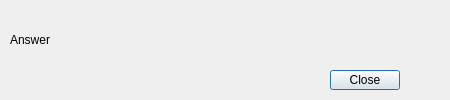
<?xml version="1.0" encoding="UTF-8"?>
<ui version="4.0">
 <class>Dialog</class>
 <widget class="QDialog" name="Dialog">
  <property name="geometry">
   <rect>
    <x>0</x>
    <y>0</y>
    <width>450</width>
    <height>100</height>
   </rect>
  </property>
  <property name="windowTitle">
   <string>EQda :: Devices</string>
  </property>
  <widget class="QLabel" name="AnswerLayout">
   <property name="geometry">
    <rect>
     <x>10</x>
     <y>10</y>
     <width>560</width>
     <height>60</height>
    </rect>
   </property>
   <property name="text">
    <string>Answer</string>
   </property>
  </widget>
  <widget class="QPushButton" name="CloseBtn">
   <property name="geometry">
    <rect>
     <x>330</x>
     <y>70</y>
     <width>70</width>
     <height>20</height>
    </rect>
   </property>
   <property name="text">
    <string>Close</string>
   </property>
  </widget>
 </widget>
 <resources/>
 <connections/>
</ui>
